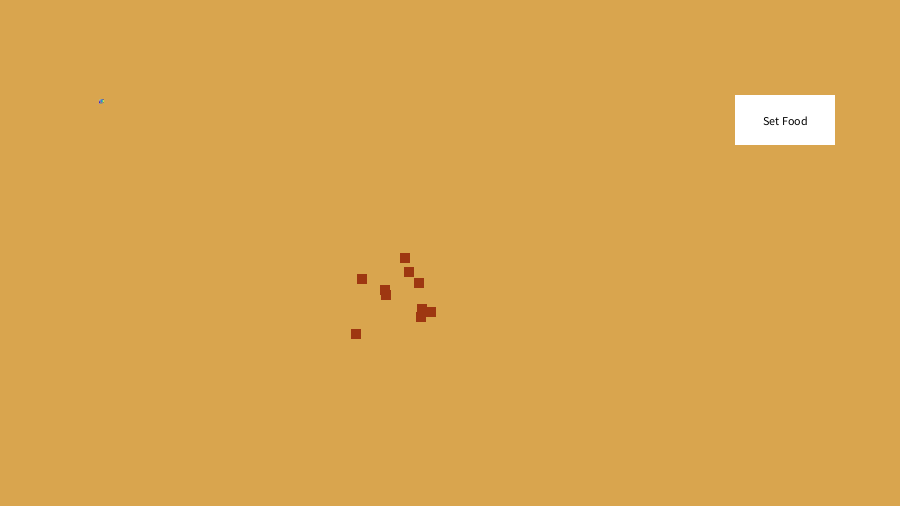
Frame 1 (no input)
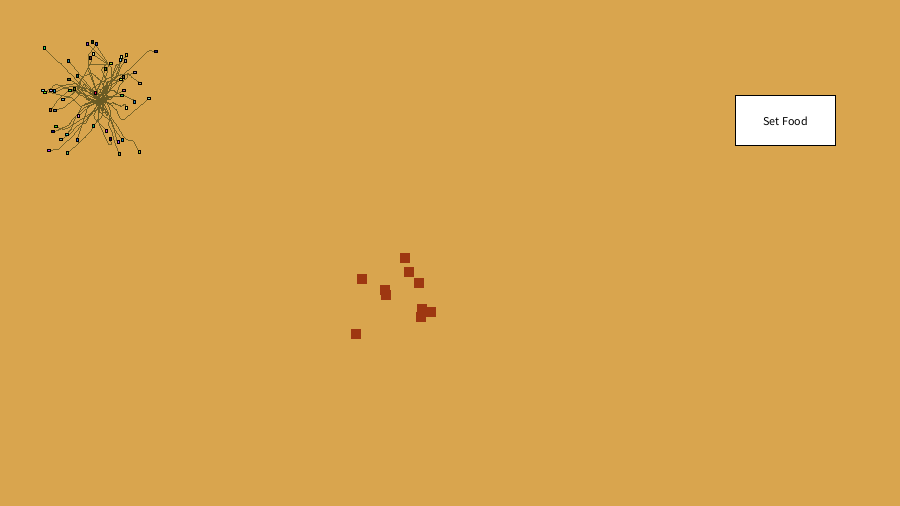
Frame 60 (the mouse pressed at the canvas centre just before this capture)
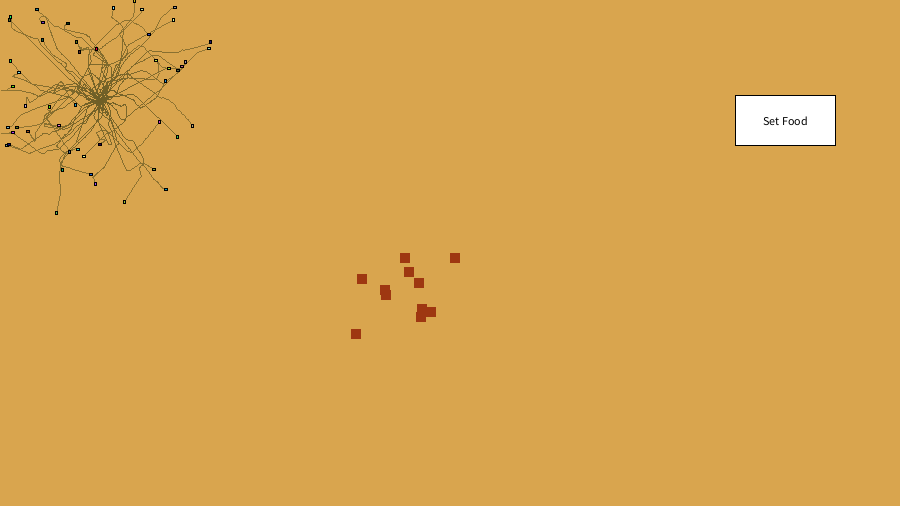
Frame 120 (the mouse held since frame 60 and released just before this capture)

The Processing sketch that drew these frames (run headless with seeded random() and noise(); from frame 60 on, the mouse is pressed at the canvas centre):

// Processing sketch: processing_114763
// ── processing_114763.pde

/* OpenProcessing Tweak of *@*http://www.openprocessing.org/sketch/15109*@* */
/* !do not delete the line above, required for linking your tweak if you re-upload */
/*
  (CC) 2010 Forrest Oliphant, http://sembiki.com/
 This work is licensed under a Creative Commons Attribution-ShareAlike 3.0 Unported License
 http://creativecommons.org/licenses/by-sa/3.0/
 */

color ANT_COLOR = color(68, 0, 8);
int DIRT_R = 217;
int DIRT_G = 165;
int DIRT_B = 78;
color DIRT_COLOR = color(DIRT_R, DIRT_G, DIRT_B);
color foodColor;
int HOME_R = 96;
int HOME_G = 85;
int HOME_B = 33;
color PHER_HOME_COLOR = color(255,0,0);
int FOOD_R = 255;
int FOOD_G = 255;
int FOOD_B = 255;
color PHER_FOOD_COLOR = color(255, 0, 0);
int switchCounter;

int w = 50;
//float[][] matrix = { { .111, .111, .111 },
                     //{ .111,  .111, .111 },
                    // { .111, .111, .111} }; 
Colony col;
Food food;
Map pherHome;
Map pherFood;
Button switchToggle;
Trap myTrap;

void setup() 
{
  size(900, 506);
  background(DIRT_COLOR);
  noStroke();
  //smooth();

  pherHome = new Map(width, height);
  pherFood = new Map(width, height);
  
  col = new Colony(100, 100, 50, pherHome, pherFood);
  foodColor = color(158, 55, 17);
  food = new Food(width, height);  
  switchToggle = new Button(785, 120, 100, 50, "Set Food");


  // Sprinkle some crumbs around
  for (int i=0; i<10; i++) {
    food.addFood(400+int(random(-50, 50)), 300+int(random(-50, 50)));
  }
}

void draw() 
{
  // Clear bg
  //background(DIRT_COLOR);

  myTrap = new Trap(mouseX, mouseY, 20, 20); 

  // Add food
  if (mousePressed && switchToggle.says("Set Food"))
  {
    food.addFood(mouseX, mouseY);
  }       

  loadPixels();
  for (int i=0; i<pherHome.length; i++) 
  {
    color pixelColor;
    if (food.getValue(i)) {
      // Draw food
      pixelColor = foodColor;
    } 

    else 
    {
      // Draw pheromones
      // I found the direct math to be faster than blendColor()
      float pixelAlpha = pherHome.getPercentage(i);     
      int pixel_r = int(HOME_R * pixelAlpha + DIRT_R * (1-pixelAlpha));
      int pixel_g = int(HOME_G * pixelAlpha + DIRT_G * (1-pixelAlpha));
      int pixel_b = int(HOME_B * pixelAlpha + DIRT_B * (1-pixelAlpha));

      pixelAlpha = pherFood.getPercentage(i);
      pixel_r = int(FOOD_R * pixelAlpha + pixel_r * (1-pixelAlpha));
      pixel_g = int(FOOD_G * pixelAlpha + pixel_g * (1-pixelAlpha));
      pixel_b = int(FOOD_B * pixelAlpha + pixel_b * (1-pixelAlpha));

      // Using bitwise color math instead of color() on the following line
      // upped the framerate from 43 to 58 on my computer
      //pixelColor = color(pixel_r, pixel_g, pixel_b);
      pixelColor = pixel_r << 16 | pixel_g << 8 | pixel_b;
    }
    // Set
    pixels[i] = pixelColor;    
  }
  updatePixels();
   
   // Draw ants
  for (int i = 0; i < col.ants.length; i++) 
  { 
    Ant thisAnt = col.ants[i];

    thisAnt.step(); 

    int thisXi = thisAnt.intX;
    int thisYi = thisAnt.intY;
    float thisXf = thisAnt.x;
    float thisYf = thisAnt.y;
    color thisColor = thisAnt.antColor;

    fill(thisColor); 

    if (mousePressed && myTrap.contains(thisAnt.intX, thisAnt.intY) && switchToggle.says("Transport Ants"))
    {         
      thisAnt.x = mouseX;
      thisAnt.y = mouseY;
    }

    // Kills all ants that eat the food, including those carrying food
    if (thisAnt.hasFood && foodColor == color(0, 255, 0))
    {    
      thisAnt.x = 9999;
      thisAnt.y = 9999;

      if (thisXi>col.x-10 && thisXi<col.x+10 && thisYi>col.y-10 && thisYi<col.y+10) {
        // Close enough to home
        thisAnt.hasFood = false;
        thisAnt.homePher = 0;
      }
    }

    else if (thisAnt.hasFood)
    {     
      fill(foodColor);  

      if (thisXi>col.x-10 && thisXi<col.x+10 && thisYi>col.y-10 && thisYi<col.y+10) {
        // Close enough to home
        thisAnt.hasFood = false;
        thisAnt.homePher = 100;
      }
    }

    else if (food.getValue(thisXi, thisYi)) 
    {
      thisAnt.hasFood = true;
      thisAnt.foodPher = 100;
      food.bite(thisXi, thisYi);
    }

    if (abs(thisAnt.dx) > abs(thisAnt.dy)) {
      // Horizontal ant
      rect(thisXf, thisYf, 3, 2);
    } 
    else {
      // Vertical ant
      rect(thisXf, thisYf, 2, 3);
    }
  } 
  // Transport
  pherHome.step();
  pherFood.step();

  // Debug
  //println(frameRate);
  //println(mouseX + " " + mouseY);

  switchToggle.display();

  // Transport ants
  if (switchToggle.says("Transport Ants"))
  {
    // fill(255,0,0);  
    myTrap.cursorTrap(mouseX, mouseY, 20, 20);
  }
 
}

void mouseClicked()
{    
  if (switchToggle.contains(mouseX, mouseY))
  {
    switchCounter++;

    if (switchCounter == 1)
    {   
      switchToggle.setText("Transport Ants");
    }

    else if (switchCounter == 2)
    {
      switchToggle.setText("Blur Trail");
    }

    else if (switchCounter > 2)
    {
      switchToggle.setText("Set Food");  
      switchCounter = 0;
    }
  }
}
  


void mouseDragged() {
  
   // Blur Trail
  if (switchToggle.says("Blur Trail"))
  {
     pherHome.blur(mouseX,mouseY);
    pherFood.blur(mouseX,mouseY); // white
    //new Map (mouseX,mouseY).step();
 }
 if (switchToggle.says("Transport Ants"))
 {
     
    //pherFood.step(); 
 }
}    
  

class Ant {
  float dx = random(-1, 1);
  float dy = random(-1, 1);
  float x;
  float y;
  int intX;
  int intY;
  int lastX;
  int lastY;
  int homeX;
  int homeY;

  boolean hasFood = false;

  float homePher = 100;
  float foodPher = 100;
  private float USE_RATE = .995;
  private float WANDER_CHANCE = .92;

  int bored = 0;

  Map homeMap;
  Map foodMap;
  
  color antColor;

  Ant(int _x, int _y, Map _homePher, Map _foodMap, color _antColor) {
    intX = homeX = _x;
    intY = homeY = _y;
    x = float(_x);
    y = float(_y);
    homeMap = _homePher;
    foodMap = _foodMap;
    antColor = _antColor;
  }

  void step() {    
    
    // Wander chance .1 
    if (random(1) > WANDER_CHANCE) dx += random(-1, 1);
    if (random(1) > WANDER_CHANCE) dy += random(-1, 1);
    if (random(1) > .99) bored += floor(random(15));
    
    if (bored>0) {
      // Ignore pheromones
      bored--;
    } else {
      // Sniff trails
      if (hasFood) {
        // Look for home 
        int[] direction = homeMap.getStrongest(intX, intY);
        dx += direction[0] * random(1.5);
        dy += direction[1] * random(1.5);
      }
      else
      {
        // Look for food 
        int[] direction = foodMap.getStrongest(intX, intY);
        dx += direction[0] * random(1.5);
        dy += direction[1] * random(1.5);
      }
    }
    // Bounding limits, bounce off of edge
    if (x<2) dx = 1;
    if (x>width-2) dx = -1;
    if (y<2) dy = 1;
    if (y>height-2) dy = -1;
    // Speed limit
    dx = Math.min(dx, 1);
    dx = Math.max(dx, -1);
    dy = Math.min(dy, 1);
    dy = Math.max(dy, -1);
    // Move
    x += dx;
    y += dy;
    intX = floor(x);
    intY = floor(y);

    // Only if ant has moved enough (to another pixel)
    if (lastX!=intX || lastY!=intY) {
      // Leave trails
      if (hasFood) {
        // Leave food pheromone trail
        foodPher = foodPher * USE_RATE;
        foodMap.setValue(intX, intY, foodPher);
      }
      else
      {
        // Leave home pheromone trail
        homePher = homePher * USE_RATE;
        homeMap.setValue(intX, intY, homePher);
      }
    }

    lastX = intX;
    lastY = intY;
  }
  


}


class Button {

  private int x, y, w, h;
  private String textB;

  Button(int _x, int _y, int _w, int _h, String _text) {
    x = _x;
    y = _y;
    w = _w;
    h = _h;
    textB = _text;
  }

  void display() {
    fill(255);
    rectMode(CENTER);
    rect(x, y, w, h);
    stroke(0);
    fill(0);
    textAlign(CENTER, CENTER);
    text(textB, x, y);
  }

  boolean contains(int _x, int _y) {
    if ( (_x >= x-w/2) && (_x <= x+w/2) && (_y >= y-h/2) && (_y <= y+h/2) )
      return true;
    else
      return false;
  }

  boolean says(String s) {
    return textB.equals(s) ? true : false;
  }

  void setText(String _t) {
    textB = _t;
  }
}

class Colony {

  Ant[] ants;
  color antColor;
  int x;
  int y;
  
  Colony (int _x, int _y, int count, Map _pherHome, Map _pherFood) {
    ants = new Ant[count];
    x = _x;
    y = _y;
   
    for (int i = 0; i < count; i++) 
    { 
      antColor = color(random(0,255), random(0,255), random(0,255));
      ants[i] = new Ant(x, y, _pherHome, _pherFood, antColor);
    }
  }
}

class Food 
{
  private boolean[] mapVals;
  public int length;
  private int mapW;
  private int mapH;
  color foodColor;
  
  // A boolean map
  Food (int w, int h)
  {
    mapW = w; 
    mapH = h; 
    length = mapW*mapH;
    mapVals = new boolean[length];
    for (int i = 0; i < mapVals.length; i++) { 
      mapVals[i] = false;
    }
  }

  void addFood(int x, int y) {
    try {
      // 10x10 bit of food
      for (int i=x; i<mapW && i<x+10; i++) {
        for (int j=y; j<mapH && j<y+10; j++) {
          setValue(i, j, true);
        }
      }
    } 
    catch (Throwable t) {
    }
  }

  void setValue(int x, int y, boolean val) {
    try {
      mapVals[y * mapW + x] = val;
    } 
    catch (Throwable t) {
    }
  }

  void bite(int x, int y) {
    setValue(x-1, y-1, false);
    setValue(x-1, y, false);
    setValue(x-1, y+1, false);
    setValue(x, y-1, false);
    setValue(x, y, false);
    setValue(x, y+1, false);
    setValue(x+1, y-1, false);
    setValue(x+1, y, false);
    setValue(x+1, y+1, false);
  }
  
  boolean getValue(int index) {
    return mapVals[index];
  }
  
  boolean getValue(int x, int y) {
    try {
      return mapVals[y * mapW + x];
    } 
    catch (Throwable t) {
      // Off the map
      return false;
    }
  }

}

class Map {

  private float[] mapVals;
  public int length;
  private int mapW;
  private int mapH;

  private float MAX_VAL = 100;
  private float EVAPORATION_RATE = .999;

float[][] matrix = { 
    { 
      .111, .111, .111
    }
    , 
    { 
      .111, .111, .111
    }
    , 
    { 
      .111, .111, .111
    }
  }; 
  
  
  // A float map
  Map (int w, int h) {
    mapW = w; 
    mapH = h;
    length = mapW*mapH;
    mapVals = new float[length];
    for (int i = 0; i < mapVals.length; i++) { 
      mapVals[i] = 0.0;
    }
  }

  // Evaporate
  void step() {
    for (int i=0; i<mapVals.length; i++) {
      mapVals[i] = mapVals[i]*EVAPORATION_RATE;
    }
  }

  void setValue(int x, int y, float val) {
    try {
      int index = y * mapW + x;
      float oldVal = mapVals[index];
//      mapVals[index] = (oldVal + val)/2;
      if (val>oldVal) {
        mapVals[index] = val;
      }
    } 
    catch (Throwable t) {
    }
  }

  float getPercentage(int index) {
    return mapVals[index]/MAX_VAL;
  }

  float getValue(int index) {
    return mapVals[index];
  }

  float getValue(int x, int y) {
    try {
      return mapVals[y * mapW + x];
    } 
    catch (Throwable t) {
      // Off the map
      return -1;
    }
  }

  /**
   Returns a 2D vector of the strongest direction
   */
  int[] getStrongest(int x, int y) {
    float compare = 0;
    float strongestVal = 0;
    int[] strongest = {
      0, 0
    };

    compare = getValue(x-1, y-1); // up left
    if (compare > strongestVal) {
      strongest[0] = -1;
      strongest[1] = -1;
      strongestVal = compare;
    }
    compare = getValue(x, y-1); // up
    if (compare > strongestVal) {
      strongest[0] = 0;
      strongest[1] = -1;
      strongestVal = compare;
    }
    compare = getValue(x+1, y-1); // up right
    if (compare > strongestVal) {
      strongest[0] = 1;
      strongest[1] = -1;
      strongestVal = compare;
    }
    compare = getValue(x-1, y); // left
    if (compare > strongestVal) {
      strongest[0] = -1;
      strongest[1] = 0;
      strongestVal = compare;
    }
    compare = getValue(x+1, y); // right
    if (compare > strongestVal) {
      strongest[0] = 1;
      strongest[1] = 0;
      strongestVal = compare;
    }
    compare = getValue(x-1, y+1); // down left
    if (compare > strongestVal) {
      strongest[0] = -1;
      strongest[1] = 1;
      strongestVal = compare;
    }
    compare = getValue(x, y+1); // down
    if (compare > strongestVal) {
      strongest[0] = 0;
      strongest[1] = 1;
      strongestVal = compare;
    }
    compare = getValue(x+1, y+1); // down right
    if (compare > strongestVal) {
      strongest[0] = 1;
      strongest[1] = 1;
      strongestVal = compare;
    }

    return strongest;
  }
  
  void blur(int _x, int _y) {
    int w = 50;
    int xstart = constrain(_x - w/2, 0, width);
    int ystart = constrain(_y - w/2, 0, height);
    int xend = constrain(_x + w/2, 0, width);
    int yend = constrain(_y + w/2, 0, height);
    int matrixsize = 3;
    ////loadPixels();

    // Begin our loop for every pixel in the smaller image
    for (int x = xstart; x < xend; x++) 
      for (int y = ystart; y < yend; y++ ) 
        setValue(x,y, convolve(x, y, matrix, matrixsize));
    ////updatePixels();
  }

  float convolve(int x, int y, float[][] matrix, int matrixsize)
  {
    float atotal = 0.0;
    for (int i = 0; i < matrixsize; i++)
      for (int j= 0; j < matrixsize; j++)
        atotal += (getValue(x-1+i, y-1+i) * matrix[i][j]);
    return atotal;
  }
}

class Trap 
{
  float x;
  float y;
  int w;
  int h;

  Trap(float _x, float _y, int _w, int _h)
  {
    x = _x;
    y = _y;
    w = _w;
    h = _h;
  }

  void cursorTrap(float x, float y, int w, int h)
  {    
    fill(255, 255, 0, 100);   
    ellipse(x, y, w, h);
  }

  boolean contains(float _x, float _y) 
  {
    if ( (_x >= x-w/2) && (_x <= x+w/2) && (_y >= y-h/2) && (_y <= y+h/2) )
      return true;
    else
      return false;
  }
}
